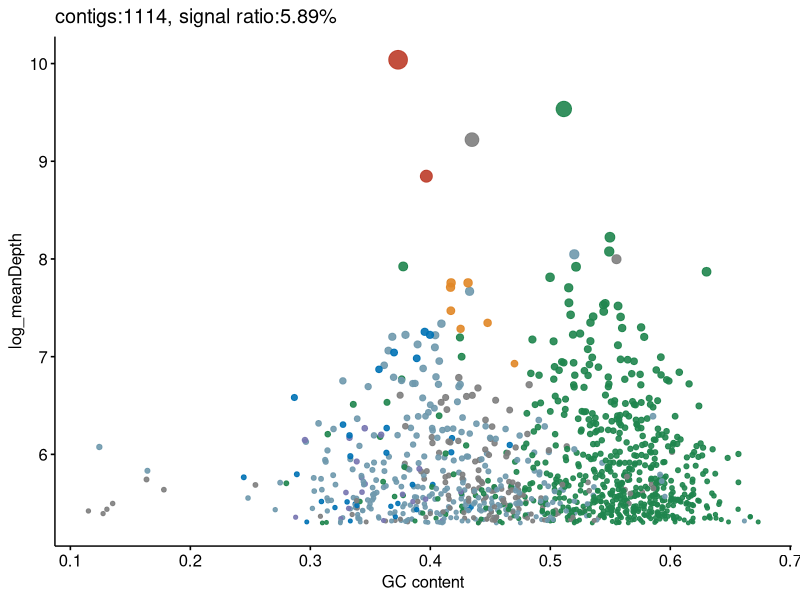
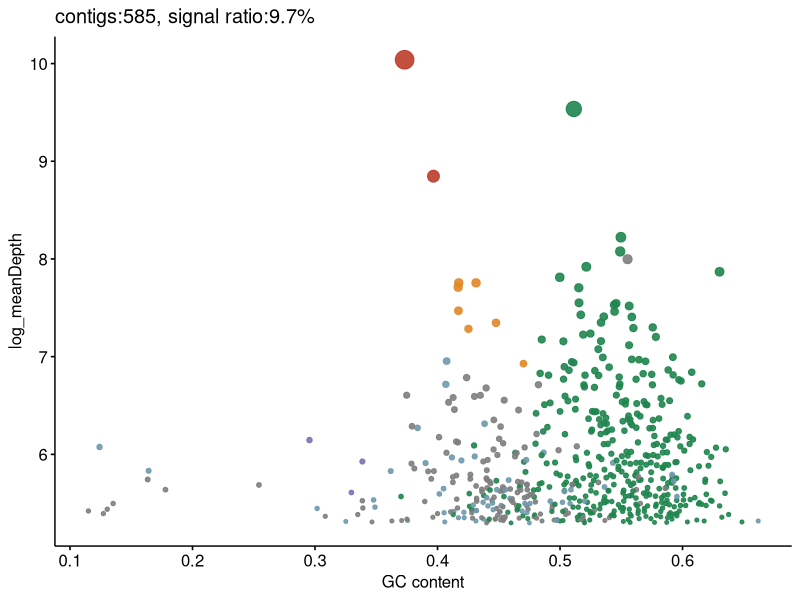
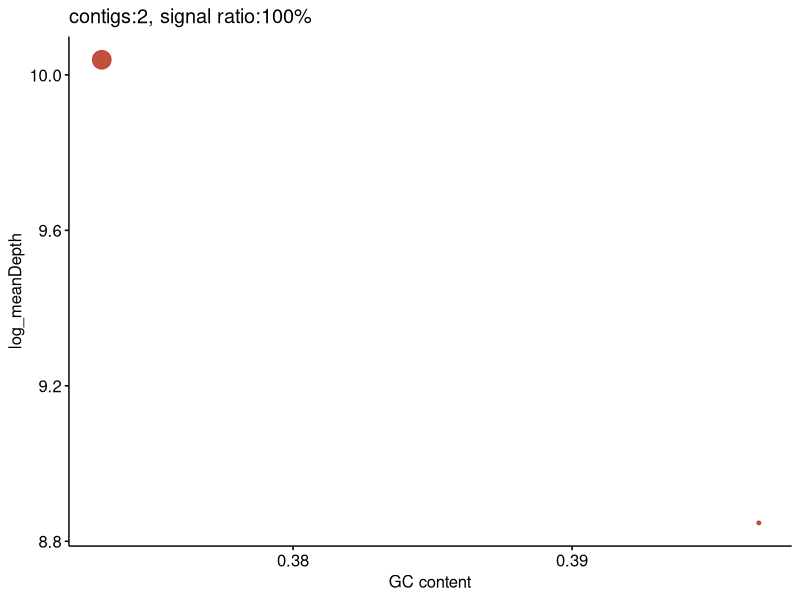
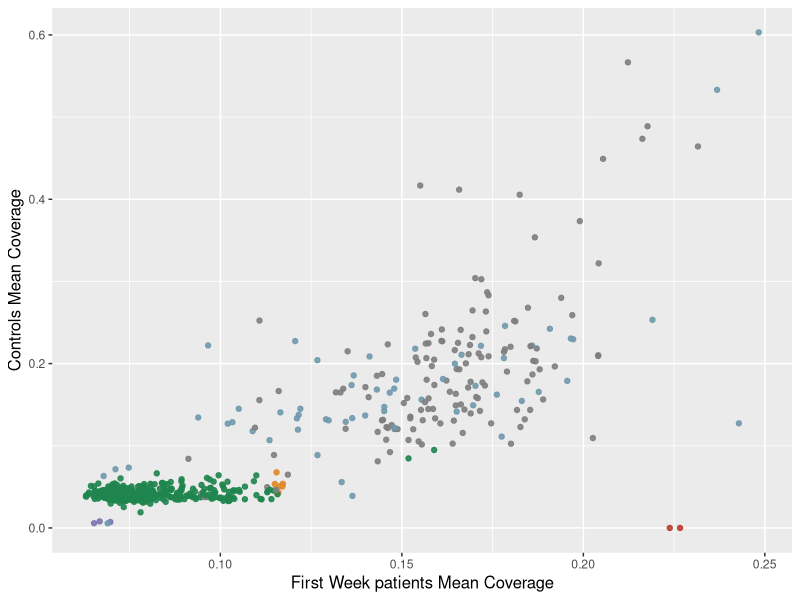
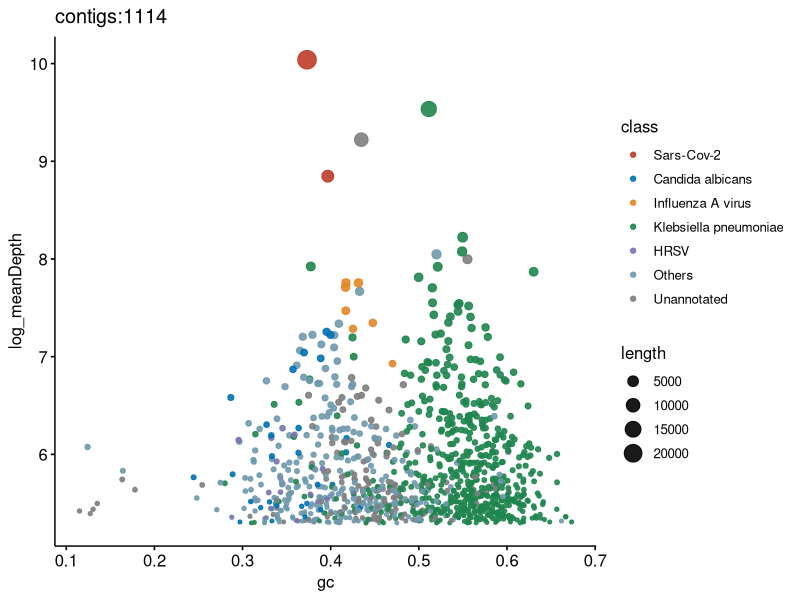
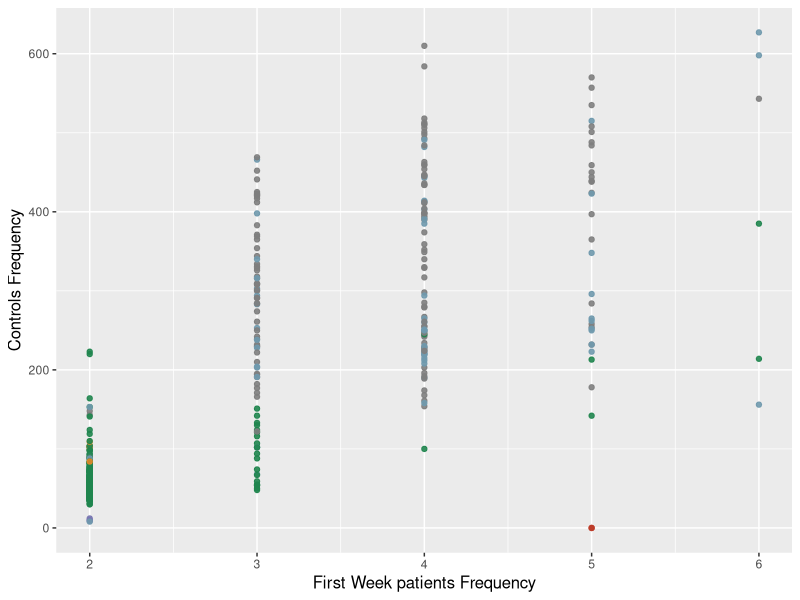
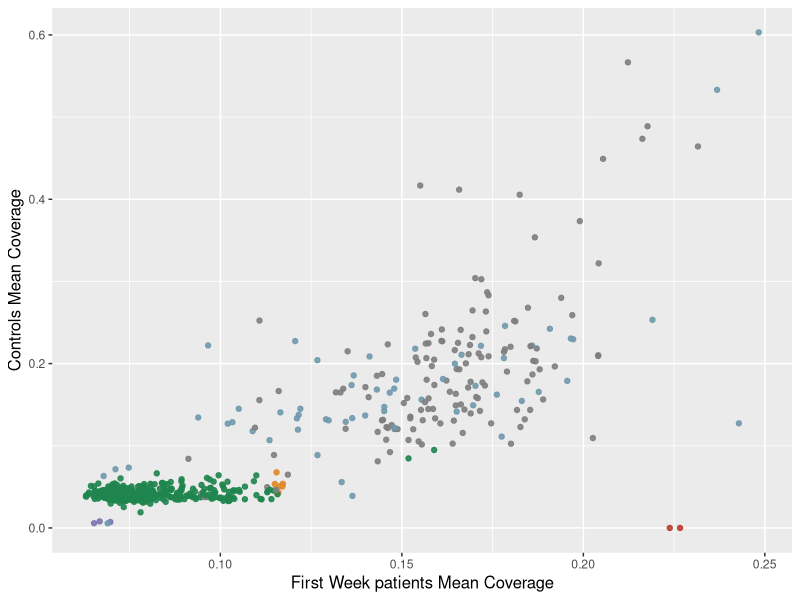
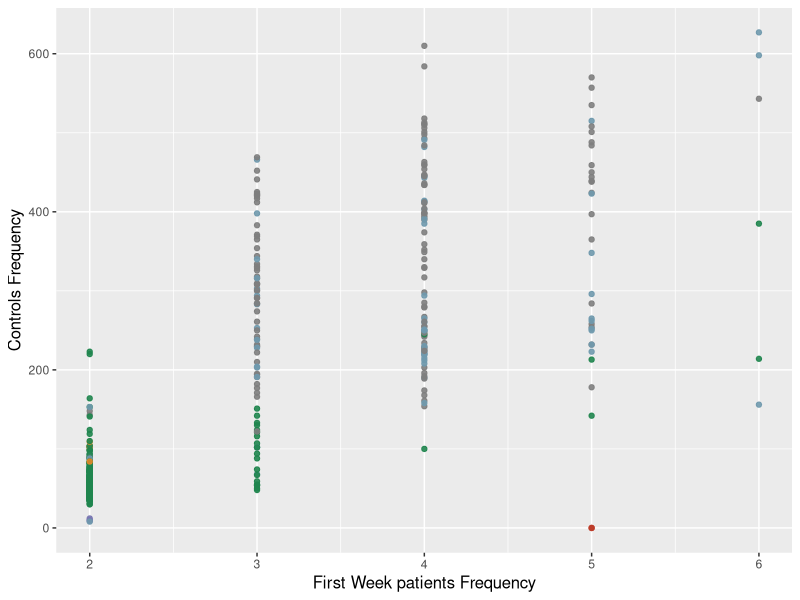

The R script that drew these images, in order:
library(ggsci)
library(ggpubr)
Main <- read.table("F3d.V4.table.txt",head=T,sep="\t")
Main$log_meanDepth = log(Main$length)
#right
i = 1
Main$class = NA
Main$class[which(Main$Specy== "Severe acute respiratory syndrome coronavirus 2")] = "Sars-Cov-2";
Main$class[which(Main$Specy=="Candida albicans SC5314")] = "Candida albicans";
Main$class[which(Main$Specy=="Influenza A virus")] = "Influenza A virus";
Main$class[which(Main$Specy=="Candida albicans")] = "Candida albicans";
Main$class[which(Main$Specy=="Klebsiella pneumoniae")] = "Klebsiella pneumoniae"
Main$class[which(Main$Specy=="Human respiratory syncytial virus B")] = "HRSV"
i = 1
while (i<=dim(Main)[1]){
        if( is.na(Main$class[i]) ){
        Main$class[i] = "Others"
        }
i = i + 1
}
i = 1
while (i<=dim(Main)[1]){
        if (is.na(Main$Specy[i])){
        Main$class[i] = "Unannotated"
        }
i = i + 1
}
Main$class = factor(Main$class,levels=c("Sars-Cov-2","Candida albicans","Influenza A virus","Klebsiella pneumoniae","HRSV","Others","Unannotated"))
colorsQ = c(pal_nejm("default")(6),"grey50")
sr = round(sum(Main[which(Main$annotation=="Y"),]$length)/sum(Main$length)*100,digits=2)
f1_left = ggscatter(Main,"gc","log_meanDepth",xlab="GC content",color="class",alpha=I(0.9),legend="none",palette=colorsQ,size="length",title=paste0("contigs:",dim(Main)[1], ", signal ratio:",sr,"%"))

Main_m2 = Main[which(Main$case.fre>=2),]
Main_m2$class = factor(Main_m2$class,levels=c("Sars-Cov-2","Candida albicans","Influenza A virus","Klebsiella pneumoniae","HRSV","Others","Unannotated"))
sr = round(sum(Main_m2[which(Main_m2$annotation=="Y"),]$length)/sum(Main_m2$length)*100,digits=2)
colorsQ_tem = c()
for (j in 1:dim(table(Main_m2$class))){
         if (table(Main_m2$class)[j] > 0){
         colorsQ_tem = c(colorsQ_tem,colorsQ[j])
         }
}

f1_middle = ggscatter(Main_m2,"gc",xlab="GC content","log_meanDepth",color="class",alpha=I(0.9),legend="none",palette=colorsQ_tem,size="length",title=paste0("contigs:",dim(Main_m2)[1],", signal ratio:",sr,"%"))
#
Main_m2_m2 = Main_m2[which(Main_m2$control.fre<=2),]
Main_m2_m2$class = factor(Main_m2_m2$class,levels=c("Sars-Cov-2","Candida albicans","Influenza A virus","Klebsiella pneumoniae","HRSV","Others","Unannotated"))
colorsQ_tem = c()
for (j in 1:dim(table(Main_m2_m2$class))){
         if (table(Main_m2_m2$class)[j] > 0){
         colorsQ_tem = c(colorsQ_tem,colorsQ[j])
         }
}
sr = round(sum(Main_m2_m2[which(Main_m2_m2$annotation=="Y"),]$length)/sum(Main_m2_m2$length)*100,digits=2)
f1_right = ggscatter(Main_m2_m2,"gc",xlab="GC content","log_meanDepth",color="class",alpha=I(0.9),legend="none",palette=colorsQ_tem,size="length",title=paste0("contigs:",dim(Main_m2_m2)[1], ", signal ratio:",sr,"%"))

legend = ggscatter(Main,"gc","log_meanDepth",color="class",alpha=I(0.9),legend="right",palette=colorsQ,size="length",title=paste0("contigs:",dim(Main)[1]))
########################
Main = Main_m2
Main$class = factor(Main$class,levels=c("Sars-Cov-2","Candida albicans","Influenza A virus","Klebsiella pneumoniae","HRSV","Others","Unannotated"))
colorsQ_tem = c()
for (j in 1:dim(table(Main$class))){
         if (table(Main$class)[j] > 0){
         colorsQ_tem = c(colorsQ_tem,colorsQ[j])
         }
}
p = ggplot(Main, aes(x = case.mean.cov, y = control.mean.cov, color = class) )+
	geom_point(size = 1.5, alpha = 0.9) +
	scale_color_manual(values = colorsQ_tem) +
	labs(x = "First Week patients Mean Coverage", y = "Controls Mean Coverage") +
	theme(
		axis.title.x = element_text(size = 12),
		axis.title.y = element_text(size = 12),legend.position="none"
	)
#

p1 = ggplot(Main, aes(x = case.fre, y = control.fre, color = class) )+
	geom_point(size = 1.5, alpha = 0.9) +
	scale_color_manual(values = colorsQ_tem) +
	labs(x = "First Week patients Frequency", y = "Controls Frequency") +
	theme(
		axis.title.x = element_text(size = 12),
		axis.title.y = element_text(size = 12),legend.position="none"
	)

p2 = ggplot(Main, aes(x = log(case.mean.depth), y = log(control.mean.depth), color = class) )+
	geom_point(size = 1.5, alpha = 0.9) +
	scale_color_manual(values = colorsQ_tem) +
	labs(x = "First Week patients Mean Depth", y = "Controls Mean Depth") +
	theme(
		axis.title.x = element_text(size = 12),
		axis.title.y = element_text(size = 12),legend.position="none"
	)
left  = p
middle = p1
right = p2
